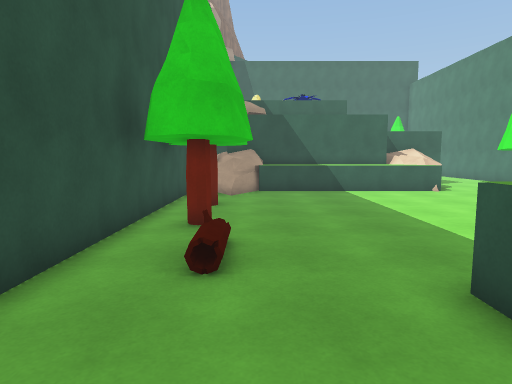
view 1 (above)

18 first-person views from a walk through a scene from a Unity 3-D project. The camera is 1.5 m above the floor, tilts 6° down and sees 75° across. The floor is counted in squares, 1 m on a side. Each view is taken from the middle of a square. On the plan, view 1 faces up. The plan holds only what a view shows up to about 15 squares ahead; the rest is blank. The place goes on beyond the plan. The player is left out. Some surface patterns are stand-ins.

view 2
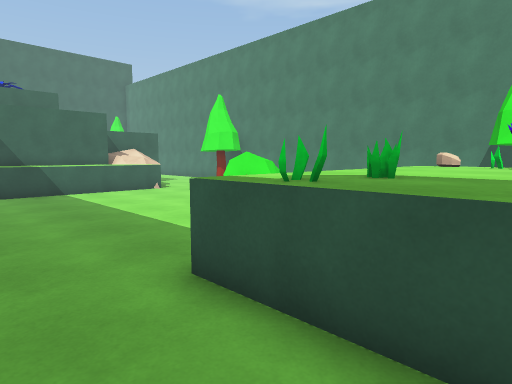

view 3
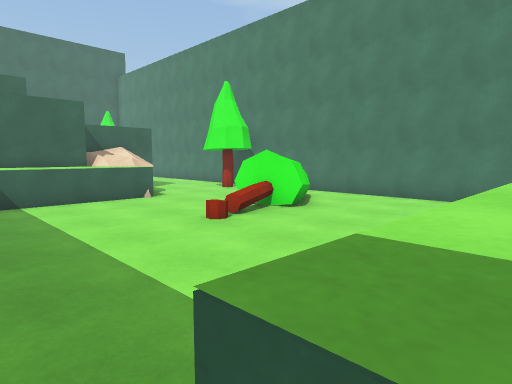

view 4
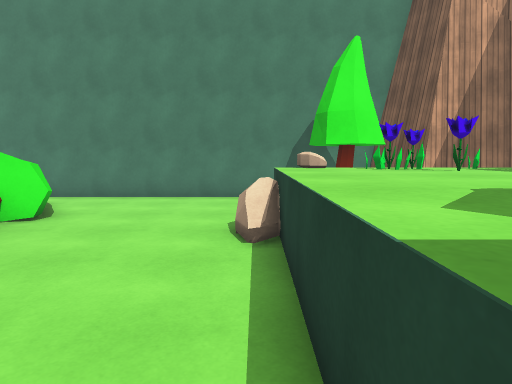

view 5
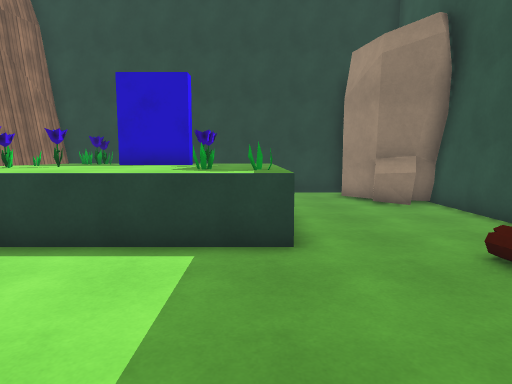

view 6
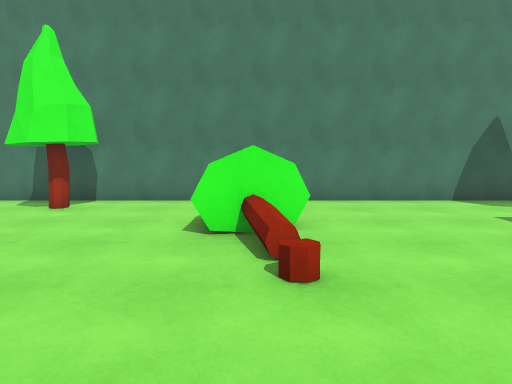

view 7
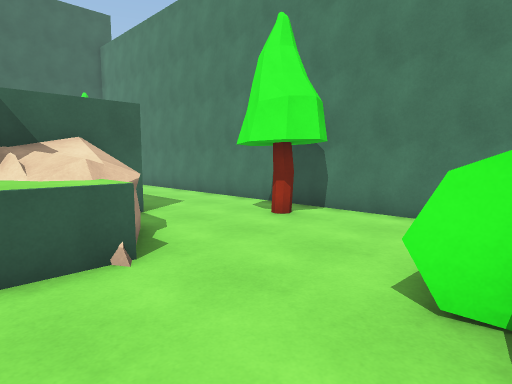

view 8
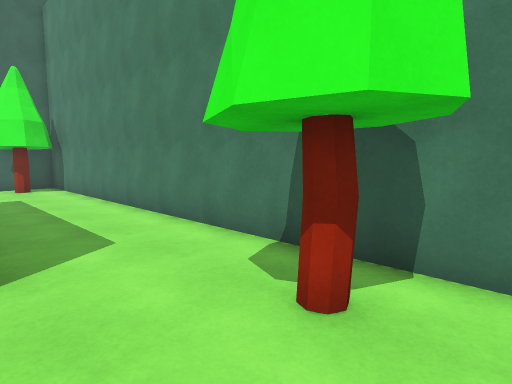

view 9
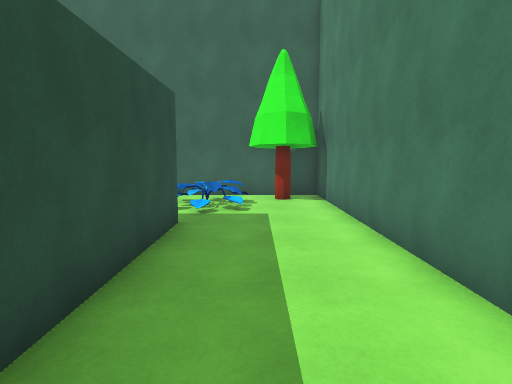

view 10
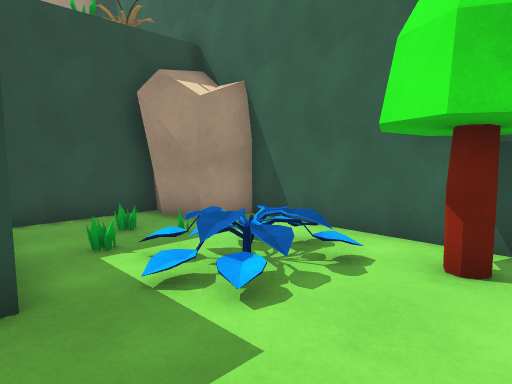

view 11
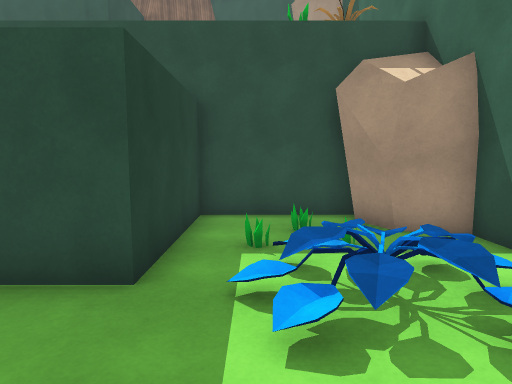

view 12
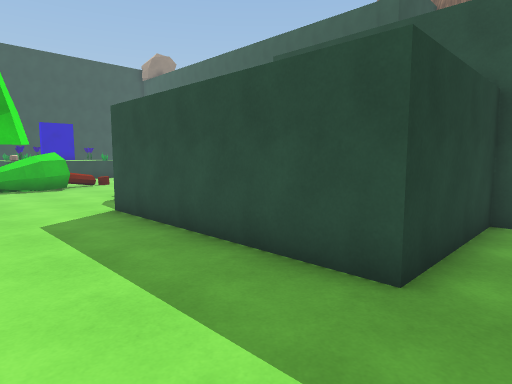

view 13
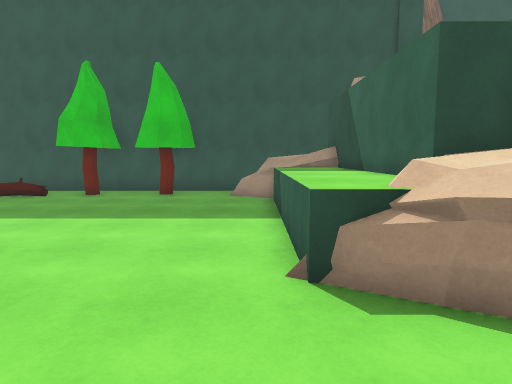

view 14
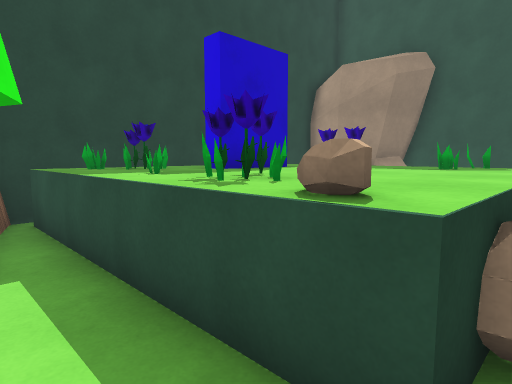

view 15
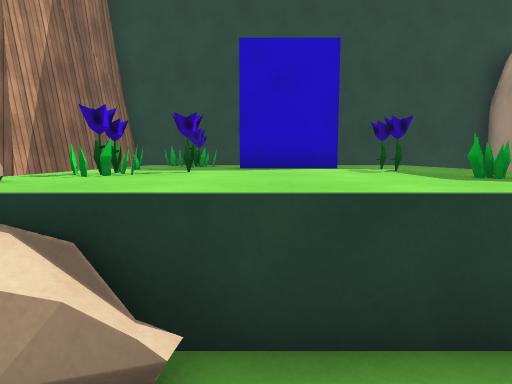

view 16
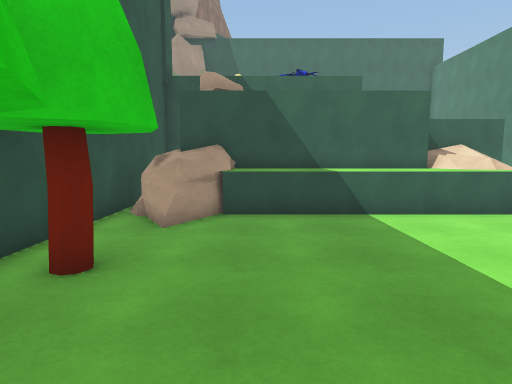

view 17
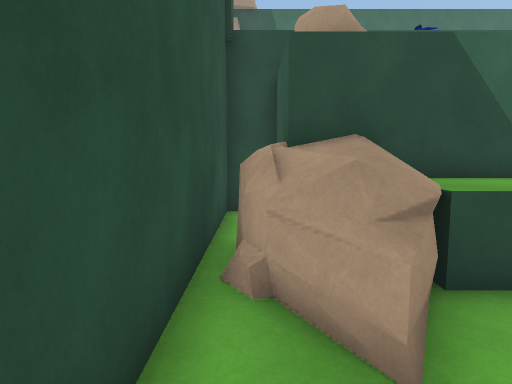

view 18
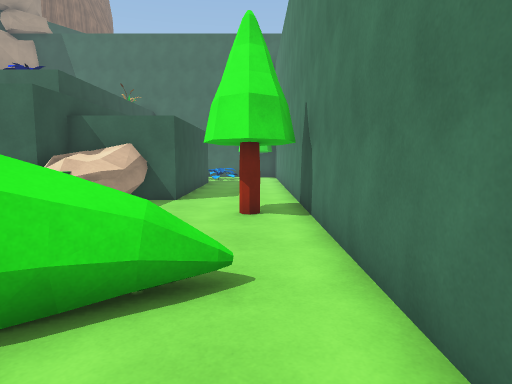

### Floor plan
Key: @ floor where view 1 was taken; # wall or solid block; . main floor; : floor 0.5 m higher than the main floor; + floor 1.25 m higher than the main floor; * floor 1.5 m higher than the main floor; = window, fence, low wall or low ledge; ^ raised ledge; v drop or lower ground; T tree; P plant; O other object.
Columns run from 3 left of view 1 to 15 right of it. Each row starts with its distance up from view 1.
 32          OO########
 31         OOO.....T.#
 30         #O.O.PP...#
 29         #.P..PP...#
 28         #..P..P...#
 27         #.........#
 26         ######....#
 25              #....#
 24              #....#
 23              #....#
 22              #....#
 21              #....#
 20 ##           #....#
 19 #v        #O##....#
 18 #        ^OOO.....#
 17 #OOO^^^^^^OOO.....#
 16 #OOO^^^^^^OOO...T.#
 15 #OOO^^^^^^^O......#
 14 #.O...............#
 13 #.O...............#
 12 #.................#
 11 #...........TTTT..#
 10 #.T........TTTTT..#
  9 #............T....#
  8 #.................#
  7 #.T...............#
  6 #.................#
  5 #.................#
  4 #..........:O.....#
  3 #.....=++++++*....#
  2 #.....#P++++++....#
  1 #.....=+++++P+..T.#
  0 #..@..=PP++PP+....#
 -1 #O....=P++++P+.####
 -2 OOO...=++##+++.#
 -3   O.. =+  ++P+.#
 -4   OO. =+  ++P+##
 -5   O############

Where each view was taken, in squares from view 1:
view 1: 0 up, 0 right, facing up
view 2: 0 up, 0 right, facing up-right
view 3: 3 up, 2 right, facing up-right
view 4: 4 up, 2 right, facing right
view 5: 9 up, 3 right, facing down
view 6: 10 up, 3 right, facing right
view 7: 10 up, 6 right, facing up-right
view 8: 14 up, 10 right, facing up-right
view 9: 19 up, 12 right, facing up
view 10: 26 up, 14 right, facing up-left
view 11: 28 up, 14 right, facing left
view 12: 28 up, 14 right, facing down-left
view 13: 14 up, 12 right, facing left
view 14: 4 up, 12 right, facing down-left
view 15: 6 up, 7 right, facing down
view 16: 6 up, 1 right, facing up
view 17: 11 up, 2 left, facing up
view 18: 7 up, 13 right, facing up
